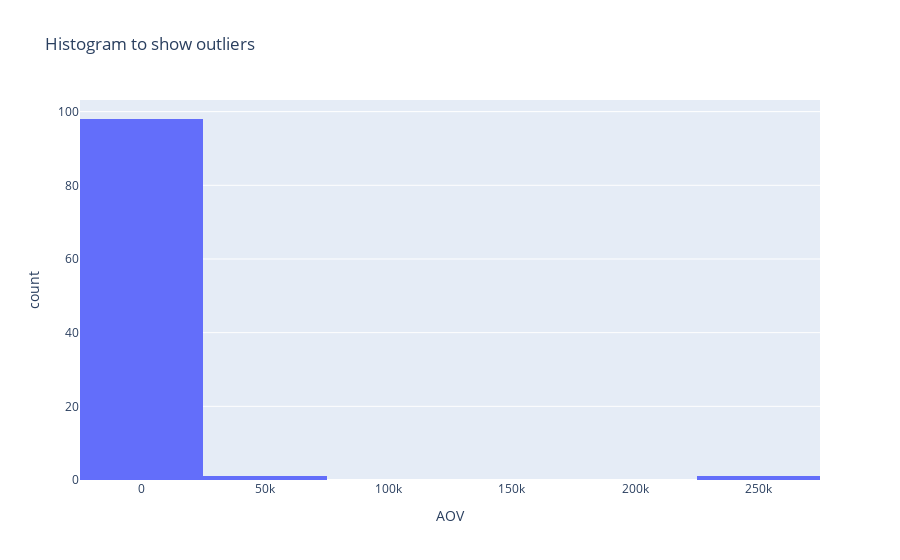

The code cell stored with this chart in its notebook:
### Markdown cell above
From the scatterplot above, we see that there are 2 stores containing significantly higher revenue generated from orders compared to all the other stores. From the scatterplot we also see that the quantity of orders between the two outlying stores does not differ drastically however, the revenue generated by the two stores differs significantly.

### Code cell
#Histogram to show outliers

fig = px.histogram(final, x="AOV", nbins=5, title = "Histogram to show outliers")
fig.show()

### Figure 1 — Plotly figure (JSON) as saved in the notebook; plotly's stock layout.template omitted (floating-point values rounded to 4 significant figures)
{"data": [{"alignmentgroup": "True", "bingroup": "x", "hoverlabel": {"namelength": 0}, "hovertemplate": "AOV=%{x}<br>count=%{y}", "legendgroup": "", "marker": {"color": "#636efa"}, "name": "", "nbinsx": 5, "offsetgroup": "", "orientation": "v", "showlegend": false, "type": "histogram", "x": [308.8, 174.3, 305.2, 258.5, 290.3, 383.5, 218, 241.0, 234, 332.3, 356.7, 352.7, 345.4, 242, 308.9, 270.1, 332.1, 342.6, 320.9, 251.6, 308.7, 273.8, 317.7, 320.7, 232.9, 341.2, 334.9, 320.4, 331.6, 295.1, 269.0, 190.0, 376.3, 234.2, 328, 254.8, 340.2, 390.9, 268, 295.2, 254, 235100.0, 333.9, 262.2, 269.3, 347.4, 259.1, 242.8, 279.9, 403.5, 361.8, 316.9, 214.1, 276.6, 327.8, 218.2, 296.8, 254.9, 359.0, 350.2, 344.4, 308.8, 265.0, 272.2, 330.8, 312.9, 272.6, 254.6, 264.2, 343.1, 323.0, 309.6, 335.7, 306, 240.8, 321.1, 280.8, 49210.0, 328.5, 299.7, 384, 349.8, 248.8, 342.3, 329.3, 277.5, 292.3, 355.5, 379.1, 403.2, 325.9, 162.9, 214.5, 297.8, 318.8, 330, 324, 245.4, 339.4, 213.7], "xaxis": "x", "yaxis": "y"}], "layout": {"barmode": "relative", "legend": {"tracegroupgap": 0}, "title": {"text": "Histogram to show outliers"}, "xaxis": {"anchor": "y", "domain": [0, 1], "title": {"text": "AOV"}}, "yaxis": {"anchor": "x", "domain": [0, 1], "title": {"text": "count"}}}}
